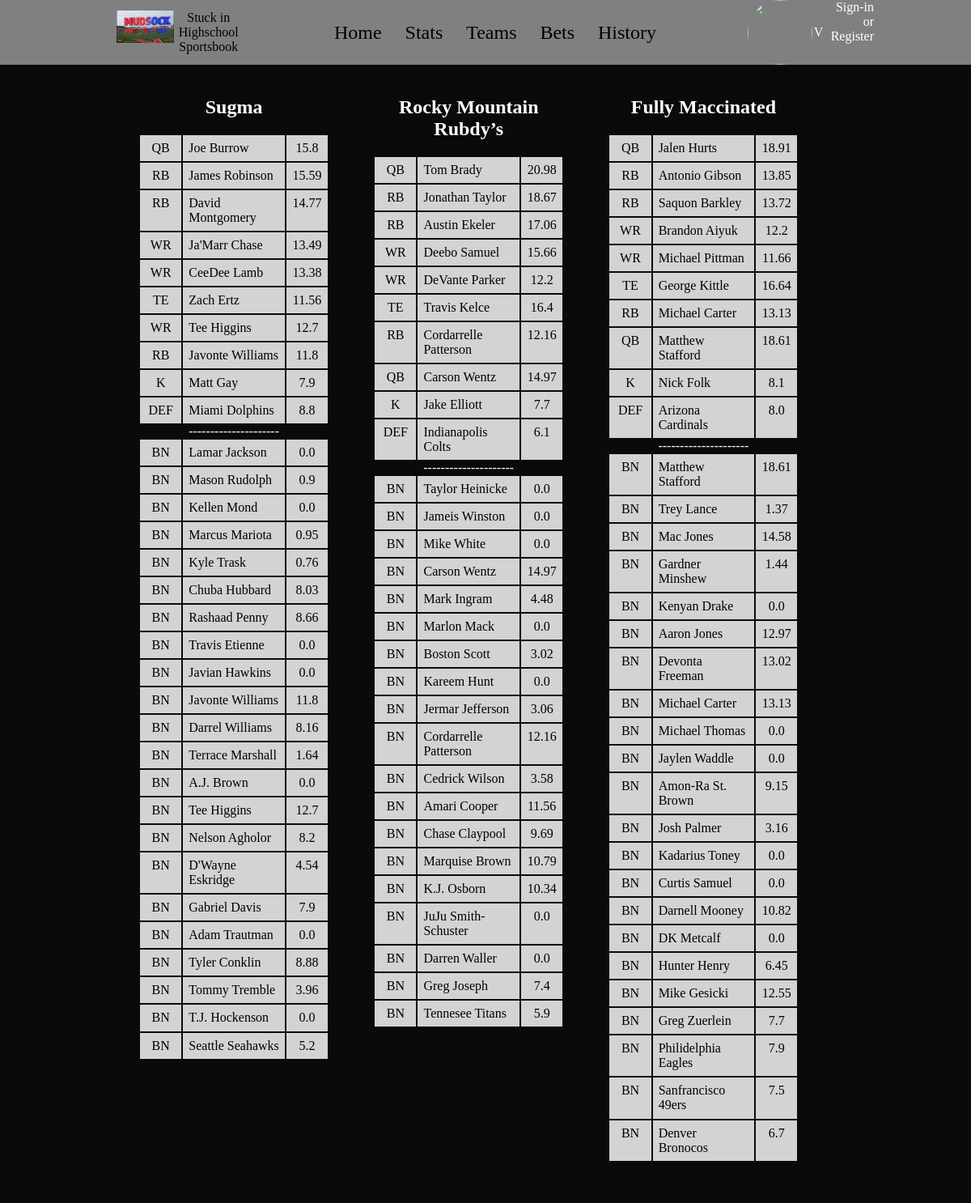
Screenshot of /teams/ (upper part) with the database file from the repository.
### main/models.py (models this page shows, shortened)
class FantasyTeam(models.Model):
    user = models.ForeignKey(User, verbose_name='User', related_name='fantasyTeam',
                            on_delete=models.PROTECT, null=True)
    sleeperId = models.CharField(max_length=12, null=True)
    sleeperName = models.CharField(max_length=50)
    rosterId = models.IntegerField(null=True)
    funName = models.CharField(max_length=50)
    currentProj = models.FloatField(default=0)
    matchup = models.IntegerField(default=0, null=True)
    win = models.IntegerField(default=0)
    loss = models.IntegerField(default=0)
    tie = models.IntegerField(default=0)
    spreadWin = models.IntegerField(default=0)
    spreadLoss =models.IntegerField(default=0)
    def getStarters(self):
        allPlayer = self.player_set.all()
        qb = allPlayer.filter(pos='QB')
        rb = allPlayer.filter(models.Q(pos='RB') | models.Q(pos='FB'))
        wr = allPlayer.filter(pos='WR')
        te = allPlayer.filter(pos='TE')
        k = allPlayer.filter(pos='K')
        dst = allPlayer.filter(pos='DEF')
        qb1 = qb.order_by('-currentProj')[0]
        qb = qb.exclude(id=qb1.id)
        rb1 = rb.order_by('-currentProj')[0]
        rb = rb.exclude(id=rb1.id)
        rb2 = rb.order_by('-currentProj')[0]
        rb = rb.exclude(id=rb2.id)
        wr1 = wr.order_by('-currentProj')[0]
        wr = wr.exclude(id=wr1.id)
        wr2 = wr.order_by('-currentProj')[0]
        wr = wr.exclude(id=wr2.id)
        te1 = te.order_by('-currentProj')[0]
        te = te.exclude(id=te1.id)
        k1 = k.order_by('-currentProj')[0]
        k = k.exclude(id=k1.id)
        dst1 = dst.order_by('-currentProj')[0]
        dst = dst.exclude(id=dst1.id)
        flex = rb | wr | te
        flex1 = flex.order_by('-currentProj')[0]
        flex = flex.exclude(id=flex1.id)
        superFlex = flex | qb
        superFlex1 = superFlex.order_by('-currentProj')[0]
        superFlex.exclude(id=superFlex1.id)
        starters = [qb1, rb1, rb2, wr1, wr2, te1,  flex1, superFlex1, k1, dst1]
        bench = qb | rb | wr | te | k | dst
        return (starters,bench)

class Player(models.Model):
    currentTeam = models.ForeignKey(FantasyTeam, on_delete=models.CASCADE, default=11)
    starter = models.BooleanField(default=False)
    name = models.CharField(max_length=50)
    age = models.IntegerField(null=True)
    sleeperId = models.CharField(max_length = 6,null=True)
    pos = models.CharField(max_length=4, null=True)
    nflTeam = models.CharField(max_length=4, null=True)
    currentProj = models.FloatField(default=0)
    def getProj(self):
        return str(round(self.currentProj, 2))

### main/views.py (the view)
# urls.py: path('teams/', views.teams, name='teams'),
def teams(response):
    noFa = FantasyTeam.objects.all().exclude(sleeperName='FreeAgent')
    context = {'teams': noFa}
    return render(response, "main/teams.html", context)

### main/Templates/Main/teams.html (shortened to what this page needs)
{% extends 'main/base.html' %}
{% block content %}
{% load static %}
<link rel="stylesheet" type="text/css" href={% static 'css/teams.css' %}/>
<div class='max-width'>
    <div class="teams-container">
        {% for team in teams %}
            <div class="team-container">
                <h2>{{team.funName}}</h2>
                {% for player in team.getStarters.0 %}
                    <div class='player-container'>
                        <div class='proj-container'>
                            {{player.pos}}
                        </div>
                        <div class='name-container'>
                            {{player.name}}
                        </div>
                        <div class="proj-container">
                            {{player.getProj}}
                        </div>
                    </div>
                {% endfor %}
                <div>
                    ---------------------
                </div>
                {% for player in team.getStarters.1 %}
                    <div class='player-container'>
                        <div class='proj-container'>
                            BN
                        </div>
                        <div class='name-container'>
                            {{player.name}}
                        </div>
                        <div class="proj-container">
                            {{player.getProj}}
                        </div>
                    </div>
                {% endfor %}
            </div>
        {% endfor %}
    </div>
</div>
{% endblock content %}

### main/Templates/Main/base.html (shortened to what this page needs)
{% load static %}
<html lang="en">
<head>
  <link rel="stylesheet" type="text/css" href={% static 'css/main.css' %}/>
</head>
<body>
    <div class='nav-background'>
        <div class='max-width'>
            <div class='nav-container nav-background'>
                <div class='logo-nav'>
                    <div>
                        <img src={% static 'images/fishershse.jpg' %} alt="" height='40'>
                    </div>
                    <div>
                        <a class='style-nav' href="#">Stuck in Highschool Sportsbook</a>
                    </div>
                </div>
                <div class='content-nav'>
                    <a class='btn-style-nav style-nav' href='/'}>Home</a>
                    <a class='btn-style-nav style-nav' href="#">Stats</a>
                    <a class='btn-style-nav style-nav' href="/teams/">Teams</a>
                    <a class='btn-style-nav style-nav' href="/betting/">Bets</a>
                    <a class='btn-style-nav style-nav' href="#">History</a>
                </div>
                <div class='account-nav'>
                    <div class='account-container'>
                        <div class='account-picture'>
                            <img onclick='dropDown()' class ='account-btn circle-square' src={%static 'images/barrack.jpg' %} alt="", height ='80'>
                        </div>
                        <div onclick='dropDown()'class='account-btn account-arrow'>
                            V
                        </div>
                        {% if user.is_authenticated %}
                            <div class='account-picture'>
                                <div>
                                    <a href="#">Hello,{{request.user}}</a>
                                </div>
                            </div>
                            <div style='margin-left: 20px'>
                                <a href="/logout/">Logout</a>
                            </div>
                        {% else %}
                            <div class='account-picture'>
                                <a href="/login/">Sign-in or Register</a>
                            </div>
                        {% endif %}
                    </div>
                </div>
            </div>
        </div>
    </div>
    {% block content %}
    {% endblock content %}
</body>

### main/static/css/main.css (style rules this page uses)
body,html { background-color: rgb(10, 10, 10); margin:0; padding:0; color: white; }
a { text-decoration: None; color: white; }
.max-width { max-width: 1440px; margin-right: 10%; margin-left: 12% }
.nav-container { display: flex; padding: 0%; }
.nav-background { background-color: grey; left:0; }
.logo-nav { display: flex; flex:1; margin: auto; text-align: center; }
.content-nav { flex: 4; margin:auto; text-align: center; }
.account-nav { flex: 1; text-align: center; margin: auto; }
.style-nav { color:black; font-size: 100%; }
.btn-style-nav { margin: 2%; font-size: 150%; }
.account-container { display: flex; }
.account-picture { flex:4; text-align: right; }
.account-arrow { flex:1; text-align: center; margin: auto; }
.circle-square { display: inline-block; width: 80px; height: 80px; overflow: hidden; border-radius: 50%; }
.account-btn { border: none; cursor: pointer; }

### main/static/css/teams.css (style rules this page uses)
.teams-container { display: flex; flex-wrap: wrap; }
.team-container { flex: 1; min-width: 25%; max-width: 100px; margin-right: 1%; margin-left: 1%; padding: 2%; text-align: center; }
.player-container { display: flex; }
.name-container { flex: 3; padding: 3%; text-align: left; background: lightgrey; color:black; margin: 1px; }
.proj-container { flex: 1; padding: 3%; text-align: center; background: lightgrey; color: black; margin: 1px }

### rows the page displays
FantasyTeam: funName "Sugma"
Player: pos "QB", name "Joe Burrow", getProj "15.8"
Player: pos "RB", name "James Robinson", getProj "15.59"
Player: pos "TE", name "Zach Ertz", getProj "11.56"
Player: pos "K", name "Matt Gay", getProj "7.9"
Player: name "Lamar Jackson", getProj "0.0"
Player: name "Chuba Hubbard", getProj "8.03"
Player: name "Rashaad Penny", getProj "8.66"
Player: name "Travis Etienne", getProj "0.0"
Player: name "Terrace Marshall", getProj "1.64"
Player: name "A.J. Brown", getProj "0.0"
Player: name "Adam Trautman", getProj "0.0"
Player: name "Seattle Seahawks", getProj "5.2"
FantasyTeam: funName "Rocky Mountain Rubdy’s"
Player: pos "RB", name "Jonathan Taylor", getProj "18.67"
Player: pos "RB", name "Austin Ekeler", getProj "17.06"
Player: pos "WR", name "Deebo Samuel", getProj "15.66"
Player: pos "WR", name "DeVante Parker", getProj "12.2"
Player: pos "TE", name "Travis Kelce", getProj "16.4"
Player: name "Taylor Heinicke", getProj "0.0"
Player: name "Jameis Winston", getProj "0.0"
Player: name "Mike White", getProj "0.0"
Player: name "Mark Ingram", getProj "4.48"
Player: name "Cedrick Wilson", getProj "3.58"
Player: name "Amari Cooper", getProj "11.56"
Player: name "Chase Claypool", getProj "9.69"
Player: name "Marquise Brown", getProj "10.79"
Player: name "Tennesee Titans", getProj "5.9"
FantasyTeam: funName "Fully Maccinated"
Player: pos "QB", name "Matthew Stafford", getProj "18.61"
Player: pos "K", name "Nick Folk", getProj "8.1"
Player: pos "DEF", name "Arizona Cardinals", getProj "8.0"
Player: name "Kenyan Drake", getProj "0.0"
Player: name "Aaron Jones", getProj "12.97"
Player: name "Devonta Freeman", getProj "13.02"
Player: name "Michael Thomas", getProj "0.0"
Player: name "Jaylen Waddle", getProj "0.0"
Player: name "Amon-Ra St. Brown", getProj "9.15"
Player: name "Josh Palmer", getProj "3.16"
Player: name "Kadarius Toney", getProj "0.0"
Player: name "Curtis Samuel", getProj "0.0"
Player: name "Darnell Mooney", getProj "10.82"
Player: name "Hunter Henry", getProj "6.45"
